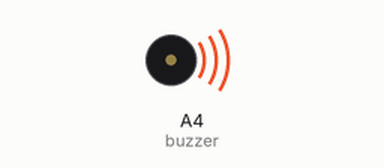
Simulated run of this sketch. Board: Arduino Uno, built with avr-gcc and run on an emulated ATmega328P. Parts: buzzer (waves = sounding).

Above: at 0.1 s.
At 86.5 s:
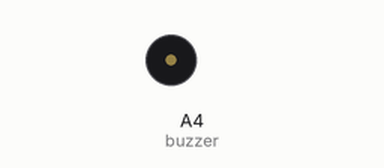
Timing chart, 0 to 88.0 s (numbered marks = the images above):
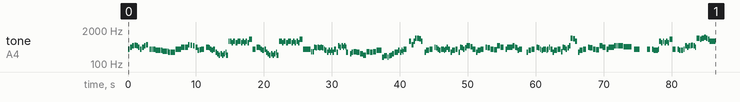

The sketch:

xy_z.ino
```cpp
// ポケットモンスター xy&z OP (anime version)

#include <avr/pgmspace.h>

#define NOTE_B0  31
#define NOTE_C1  33
#define NOTE_CS1 35
#define NOTE_D1  37
#define NOTE_DS1 39
#define NOTE_E1  41
#define NOTE_F1  44
#define NOTE_FS1 46
#define NOTE_G1  49
#define NOTE_GS1 52
#define NOTE_A1  55
#define NOTE_AS1 58
#define NOTE_B1  62
#define NOTE_C2  65
#define NOTE_CS2 69
#define NOTE_D2  73
#define NOTE_DS2 78
#define NOTE_E2  82
#define NOTE_F2  87
#define NOTE_FS2 93
#define NOTE_G2  98
#define NOTE_GS2 104
#define NOTE_A2  110
#define NOTE_AS2 117
#define NOTE_B2  123
#define NOTE_C3  131
#define NOTE_CS3 139
#define NOTE_D3  147
#define NOTE_DS3 156
#define NOTE_E3  165
#define NOTE_F3  175
#define NOTE_FS3 185
#define NOTE_G3  196
#define NOTE_GS3 208
#define NOTE_A3  220
#define NOTE_AS3 233
#define NOTE_B3  247
#define NOTE_C4  262
#define NOTE_CS4 277
#define NOTE_D4  294
#define NOTE_DS4 311
#define NOTE_E4  330
#define NOTE_F4  349
#define NOTE_FS4 370
#define NOTE_G4  392
#define NOTE_GS4 415
#define NOTE_A4  440
#define NOTE_AS4 466
#define NOTE_B4  494
#define NOTE_C5  523
#define NOTE_CS5 554
#define NOTE_D5  587
#define NOTE_DS5 622
#define NOTE_E5  659
#define NOTE_F5  698
#define NOTE_FS5 740
#define NOTE_G5  784
#define NOTE_GS5 831
#define NOTE_A5  880
#define NOTE_AS5 932
#define NOTE_B5  988
#define NOTE_C6  1047
#define NOTE_CS6 1109
#define NOTE_D6  1175
#define NOTE_DS6 1245
#define NOTE_E6  1319
#define NOTE_F6  1397
#define NOTE_FS6 1480
#define NOTE_G6  1568
#define NOTE_GS6 1661
#define NOTE_A6  1760
#define NOTE_AS6 1865
#define NOTE_B6  1976
#define NOTE_C7  2093
#define NOTE_CS7 2217
#define NOTE_D7  2349
#define NOTE_DS7 2489
#define NOTE_E7  2637
#define NOTE_F7  2794
#define NOTE_FS7 2960
#define NOTE_G7  3136
#define NOTE_GS7 3322
#define NOTE_A7  3520
#define NOTE_AS7 3729
#define NOTE_B7  3951
#define NOTE_C8  4186
#define NOTE_CS8 4435
#define NOTE_D8  4699
#define NOTE_DS8 4978
#define NOTE_E8  5274
#define NOTE_F8  5588
#define NOTE_FS8 5920
#define NOTE_G8  6272
#define NOTE_GS8 6645
#define NOTE_A8  7074
#define NOTE_AS8 7459
#define NOTE_B8  7902
#define REST 0

int tempo = 62;
int buzzer = A4;

const int melody[] PROGMEM = {
 NOTE_FS4,12,NOTE_A4,12,NOTE_B4,12,NOTE_C5,12,NOTE_B4,16,NOTE_A4,16,NOTE_FS4,12,NOTE_A4,12,NOTE_B4,16,NOTE_CS5,12,REST,16,
 NOTE_FS4,16,NOTE_FS4,16,NOTE_FS4,16,NOTE_FS4,32,NOTE_E4,12,NOTE_E4,16,NOTE_E4,16,NOTE_E4,16,NOTE_DS4,16,NOTE_DS4,16,NOTE_DS4,16,NOTE_DS4,32,NOTE_CS4,12,NOTE_CS4,16,NOTE_CS4,16,NOTE_CS4,16,
 NOTE_FS4,16,NOTE_FS4,16,NOTE_FS4,16,NOTE_FS4,32,NOTE_A4,12,NOTE_A4,16,NOTE_A4,16,NOTE_A4,16,NOTE_CS5,16,REST,32,NOTE_C5,16,REST,32,NOTE_B4,16,REST,32,NOTE_A4,12,NOTE_E4,16,NOTE_F4,16,NOTE_FS4,8,REST,16,
 NOTE_A4,16,NOTE_A4,16,NOTE_GS4,32,NOTE_FS4,16,NOTE_E4,16,NOTE_FS4,12,NOTE_CS4,16,NOTE_B3,16,NOTE_A3,16,NOTE_B3,16,NOTE_A3,16,NOTE_B3,16,NOTE_CS4,32,NOTE_A3,12,
 NOTE_FS5,16,NOTE_FS5,16,NOTE_E5,16,NOTE_FS5,12,NOTE_E5,12,NOTE_FS5,8,NOTE_E5,16,NOTE_FS5,16,NOTE_E5,16,NOTE_FS5,16,NOTE_E5,16,NOTE_A5,8,
 NOTE_FS4,8,REST,32,NOTE_A4,16,NOTE_A4,16,NOTE_GS4,32,NOTE_FS4,16,NOTE_E4,12,NOTE_FS4,16,NOTE_CS4,16,NOTE_B3,16,NOTE_A3,16,NOTE_B3,16,NOTE_A3,16,NOTE_B3,16,NOTE_CS4,32,NOTE_A3,12,
 NOTE_FS5,16,NOTE_FS5,16,NOTE_E5,16,NOTE_FS5,12,NOTE_E5,12,NOTE_FS5,8,NOTE_E5,16,NOTE_FS5,16,NOTE_E5,16,NOTE_FS5,16,NOTE_E5,16,NOTE_A5,8,
 NOTE_FS4,16,NOTE_FS4,32,NOTE_FS4,16,NOTE_FS4,16,NOTE_FS4,12,NOTE_D4,16,NOTE_D4,16,NOTE_A4,16,NOTE_GS4,16,NOTE_A4,16,NOTE_GS4,16,NOTE_A4,16,NOTE_GS4,16,NOTE_FS4,32,NOTE_E4,12,
 NOTE_CS4,32,NOTE_CS4,32,NOTE_E4,16,NOTE_CS4,32,NOTE_E4,16,NOTE_CS4,16,NOTE_FS4,12,NOTE_CS4,16,NOTE_B4,16,NOTE_A4,16,NOTE_B4,16,NOTE_A4,32,NOTE_B4,16,NOTE_A4,32,NOTE_CS4,12,REST,16,
 NOTE_B3,16,NOTE_CS4,16,NOTE_D4,8,NOTE_CS4,8,NOTE_B3,8,NOTE_A3,8,NOTE_D4,8,NOTE_CS4,8,NOTE_D4,8,NOTE_E4,8,NOTE_E4,12,NOTE_FS3,12,NOTE_GS3,8,
 NOTE_FS3,16,NOTE_GS3,16,NOTE_A3,16,NOTE_B3,12,NOTE_CS4,12,NOTE_CS4,16,NOTE_E4,16,NOTE_CS4,16,NOTE_E4,24,NOTE_D4,24,
 NOTE_FS4,8,REST,12,NOTE_FS5,12,NOTE_CS5,12,NOTE_FS5,16,NOTE_B5,16,NOTE_B5,12,NOTE_AS5,12,NOTE_FS5,16,REST,16,
 NOTE_CS4,16,NOTE_E4,8,NOTE_FS4,8,REST,16,NOTE_A4,16,NOTE_GS4,16,NOTE_FS4,16,NOTE_E4,16,NOTE_FS4,16,NOTE_FS4,16,NOTE_E4,32,NOTE_FS4,16,NOTE_A4,16,NOTE_FS4,12,NOTE_CS4,16,NOTE_E4,8,NOTE_FS4,12,REST,32,
 NOTE_CS4,16,NOTE_A4,16,NOTE_GS4,16,NOTE_FS4,16,NOTE_GS4,16,NOTE_B4,16,NOTE_B4,12,NOTE_AS4,12,NOTE_FS4,8,NOTE_CS4,16,NOTE_E4,8,NOTE_FS4,8,REST,16,
 NOTE_A4,16,NOTE_GS4,8,NOTE_FS4,8,NOTE_F4,8,NOTE_B4,8,NOTE_A4,8,REST,16,NOTE_FS4,16,NOTE_A4,16,NOTE_A4,32,NOTE_A4,16,NOTE_A4,16,NOTE_B4,12,NOTE_A4,16,NOTE_GS4,32,NOTE_E4,16,NOTE_FS4,8,
 REST,6,NOTE_CS4,16,NOTE_E4,8,NOTE_FS4,8,REST,16,NOTE_A4,16,NOTE_GS4,16,NOTE_FS4,16,NOTE_E4,16,NOTE_FS4,16,NOTE_FS4,16,NOTE_E4,32,NOTE_FS4,16,NOTE_A4,16,NOTE_FS4,12,
 NOTE_CS4,16,NOTE_E4,8,NOTE_FS4,8,NOTE_D4,16,NOTE_A4,16,NOTE_GS4,16,NOTE_FS4,16,NOTE_GS4,16,NOTE_B4,16,NOTE_B5,12,NOTE_AS5,12,NOTE_FS5,12,REST,32,
 NOTE_CS4,16,NOTE_E4,8,NOTE_FS4,8,REST,16,NOTE_A4,16,NOTE_GS4,8,NOTE_FS4,8,NOTE_F4,8,NOTE_B4,8,NOTE_A4,8,REST,32,
 NOTE_FS4,32,NOTE_FS4,32,NOTE_A4,16,NOTE_A4,32,NOTE_A4,16,NOTE_A4,16,NOTE_B4,12,NOTE_B4,16,NOTE_B4,16,NOTE_B4,16,NOTE_B4,12,NOTE_AS4,3,REST,16,NOTE_FS4,4,REST,4,
 NOTE_FS4,8,REST,16,NOTE_FS4,16,NOTE_E4,16,NOTE_E4,32,NOTE_E4,12,NOTE_FS4,32,NOTE_FS5,12,NOTE_E5,16,NOTE_FS5,16,NOTE_E5,16,NOTE_FS5,16,NOTE_E5,16,NOTE_A5,8,NOTE_FS4,8,REST,16,
 NOTE_FS4,16,NOTE_E4,16,NOTE_E4,32,NOTE_E4,16,NOTE_FS4,16,NOTE_B4,12,NOTE_A4,16,NOTE_B4,16,NOTE_B4,32,NOTE_C5,12,NOTE_B4,16,NOTE_A4,32,REST,32,
 NOTE_B5,8,NOTE_A5,16,NOTE_B5,16,NOTE_B5,32,NOTE_C6,12,NOTE_B5,16,NOTE_A5,16,NOTE_FS5,4,

};

int notes = sizeof(melody) / sizeof(melody[0]) / 2;
int wholenote = (60000 * 4) / tempo;

void playMelody(const int melody[], int notes, int wholenote) {
  for (int thisNote = 0; thisNote < notes * 2; thisNote += 2) {

    int pitch = pgm_read_word(&melody[thisNote]);
    int divider = pgm_read_word(&melody[thisNote + 1]);

    int noteDuration;

    if (divider > 0) {
      // 正常音符
      noteDuration = wholenote / divider;
    } else {
      // 負音符（1.5倍）
      noteDuration = wholenote / abs(divider);
      noteDuration = noteDuration * 1.5;
    }

    tone(buzzer, pitch, noteDuration * 0.9);
    delay(noteDuration);
    noTone(buzzer);
  }
}

void setup() {
  playMelody(melody, notes, wholenote);
}

void loop() {
}
```
